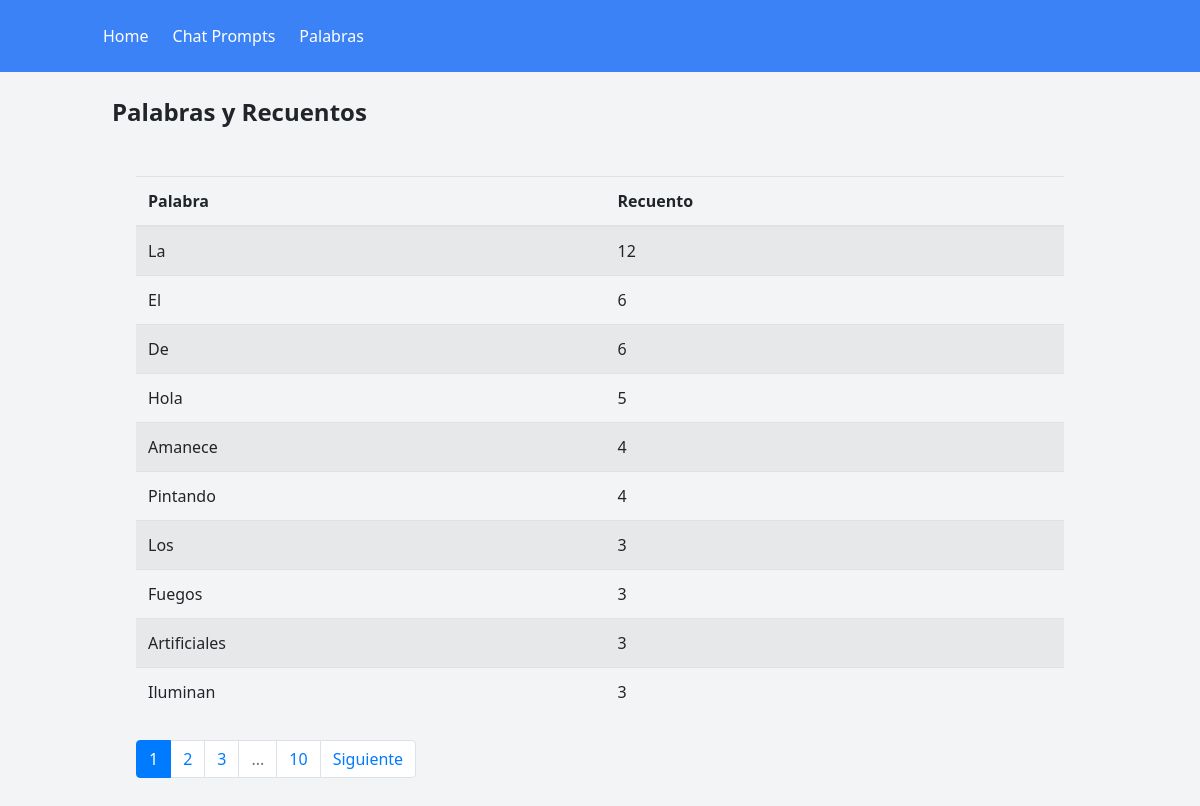
/words, run on an earlier commit of the app's database.
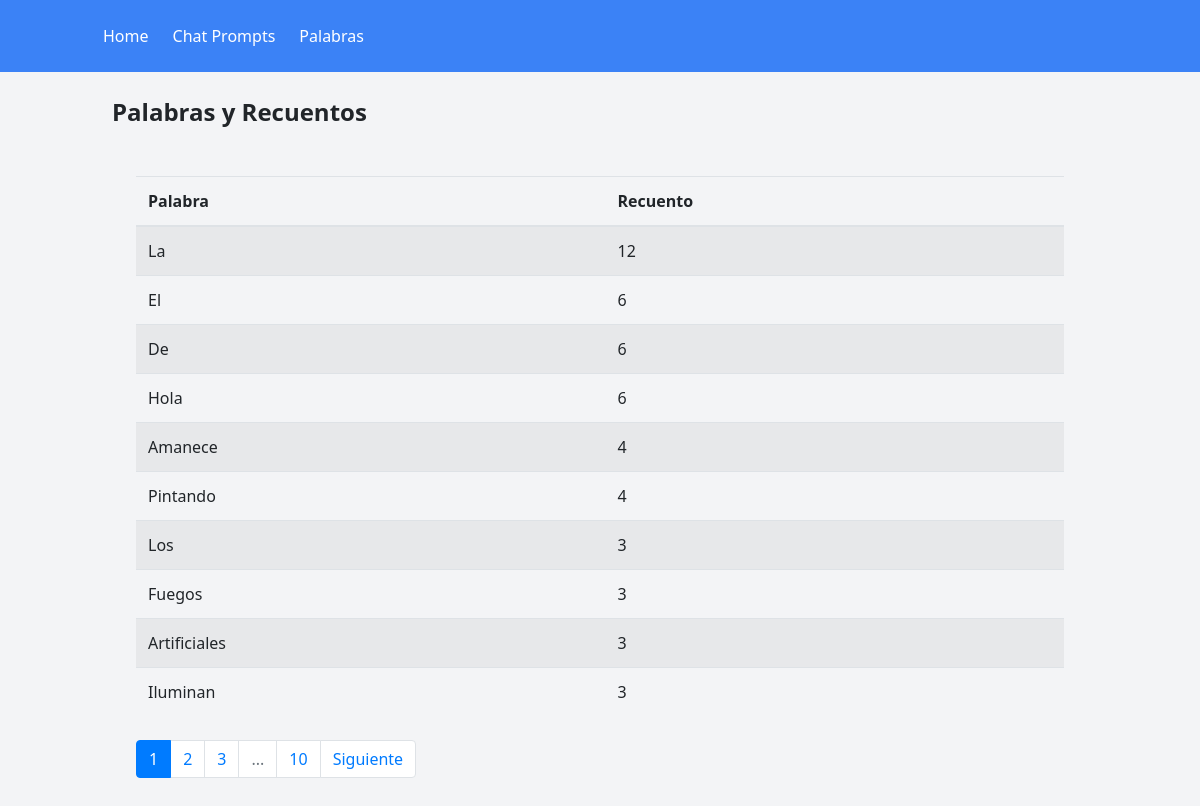
And on a later commit of the database.
### models/word.py (models this page shows)
class Word(db.Model):
    id = db.Column(db.String(100), primary_key=True)
    count = db.Column(db.Integer, default=0)

### routes/index.py (the view)
@index.route("/words")
def show_words():
    page = request.args.get('page', 1, type=int)
    per_page = 10
    words_pagination = Word.query.order_by(Word.count.desc()).paginate(page=page, per_page=per_page, error_out=False)
    return render_template('show_words.html', words_pagination=words_pagination)

### templates/show_words.html (shortened to what this page needs)
{% extends "layouts/main_nav.html" %}
{% block content %}
    <h1 class="text-2xl font-semibold mb-4">Palabras y Recuentos</h1>
    <div class="container mx-auto p-6">
        {% if words_pagination.items %}
            <table class="table table-striped">
                <thead>
                    <tr>
                        <th>Palabra</th>
                        <th>Recuento</th>
                    </tr>
                </thead>
                <tbody>
                    {% for word in words_pagination.items %}
                        <tr>
                            <td>{{ word.id.capitalize() }}</td>
                            <td>{{ word.count }}</td>
                        </tr>
                    {% endfor %}
                </tbody>
            </table>
            <div class="mt-4">
                <nav aria-label="Paginación">
                    <ul class="pagination">
                        {% for num in words_pagination.iter_pages(left_edge=1, right_edge=1, left_current=1, right_current=2) %}
                            {% if num %}
                                <li class="page-item {% if words_pagination.page == num %}active{% endif %}">
                                    <a class="page-link" href="{{ url_for('index.show_words', page=num) }}">{{ num }}</a>
                                </li>
                            {% else %}
                                <li class="page-item disabled"><span class="page-link">...</span></li>
                            {% endif %}
                        {% endfor %}
                        {% if words_pagination.has_next %}
                            <li class="page-item"><a class="page-link" href="{{ url_for('index.show_words', page=words_pagination.next_num) }}">Siguiente</a></li>
                        {% endif %}
                    </ul>
                </nav>
            </div>
        {% else %}
            <p>No hay palabras almacenadas en la base de datos.</p>
        {% endif %}
    </div>
{% endblock %}

### templates/layouts/main_nav.html (shortened to what this page needs)
<!DOCTYPE html>
<html lang="en">
<head>
    <link rel="stylesheet" href="https://stackpath.bootstrapcdn.com/bootstrap/4.5.2/css/bootstrap.min.css">
    <link href="https://cdn.jsdelivr.net/npm/tailwindcss@2.2.16/dist/tailwind.min.css" rel="stylesheet">
</head>
<body class="bg-gray-100">
    <nav class="bg-blue-500 p-4">
        <div class="container mx-auto">
            <ul class="flex">
                <li class="mr-6"><a href="{{ url_for('index.home') }}" class="text-white">Home</a></li>
                <li class="mr-6"><a href="{{ url_for('index.show_prompts') }}" class="text-white">Chat Prompts</a></li>
                <li><a href="{{ url_for('index.show_words') }}" class="text-white">Palabras</a></li>
            </ul>
        </div>
    </nav>
    <div class="container mx-auto p-6">
        {% block content %}{% endblock %}
    </div>
</body>
</html>

What changed in the data, as far as the page shows it:
changed Word "Hola": count "5" → "6"
